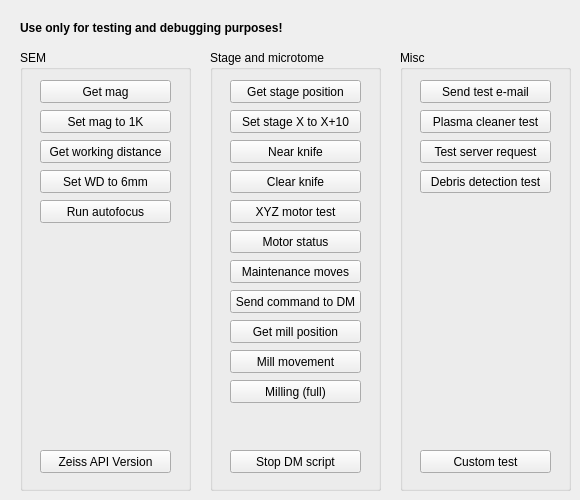
      <widget class="QWidget" name="comTests">
       <attribute name="title">
        <string>Tests</string>
       </attribute>
       <widget class="QLabel" name="label_3">
        <property name="geometry">
         <rect>
          <x>20</x>
          <y>20</y>
          <width>311</width>
          <height>16</height>
         </rect>
        </property>
        <property name="font">
         <font>
          <weight>75</weight>
          <bold>true</bold>
         </font>
        </property>
        <property name="text">
         <string>Use only for testing and debugging purposes!</string>
        </property>
       </widget>
       <widget class="QGroupBox" name="groupBox_4">
        <property name="geometry">
         <rect>
          <x>20</x>
          <y>50</y>
          <width>171</width>
          <height>441</height>
         </rect>
        </property>
        <property name="title">
         <string>SEM</string>
        </property>
        <widget class="QPushButton" name="pushButton_testGetMag">
         <property name="geometry">
          <rect>
           <x>20</x>
           <y>30</y>
           <width>131</width>
           <height>23</height>
          </rect>
         </property>
         <property name="text">
          <string>Get mag</string>
         </property>
        </widget>
        <widget class="QPushButton" name="pushButton_testSetMag">
         <property name="geometry">
          <rect>
           <x>20</x>
           <y>60</y>
           <width>131</width>
           <height>23</height>
          </rect>
         </property>
         <property name="text">
          <string>Set mag to 1K</string>
         </property>
        </widget>
        <widget class="QPushButton" name="pushButton_testZeissAPIVersion">
         <property name="geometry">
          <rect>
           <x>20</x>
           <y>400</y>
           <width>131</width>
           <height>23</height>
          </rect>
         </property>
         <property name="text">
          <string>Zeiss API Version</string>
         </property>
        </widget>
        <widget class="QPushButton" name="pushButton_testGetFocus">
         <property name="geometry">
          <rect>
           <x>20</x>
           <y>90</y>
           <width>131</width>
           <height>23</height>
          </rect>
         </property>
         <property name="text">
          <string>Get working distance</string>
         </property>
        </widget>
        <widget class="QPushButton" name="pushButton_testSetFocus">
         <property name="geometry">
          <rect>
           <x>20</x>
           <y>120</y>
           <width>131</width>
           <height>23</height>
          </rect>
         </property>
         <property name="text">
          <string>Set WD to 6mm</string>
         </property>
        </widget>
        <widget class="QPushButton" name="pushButton_testRunAutofocus">
         <property name="geometry">
          <rect>
           <x>20</x>
           <y>150</y>
           <width>131</width>
           <height>23</height>
          </rect>
         </property>
         <property name="text">
          <string>Run autofocus</string>
         </property>
        </widget>
       </widget>
       <widget class="QGroupBox" name="groupBox_6">
        <property name="geometry">
         <rect>
          <x>210</x>
          <y>50</y>
          <width>171</width>
          <height>441</height>
         </rect>
        </property>
        <property name="title">
         <string>Stage and microtome</string>
        </property>
        <widget class="QPushButton" name="pushButton_testGetStage">
         <property name="geometry">
          <rect>
           <x>20</x>
           <y>30</y>
           <width>131</width>
           <height>23</height>
          </rect>
         </property>
         <property name="text">
          <string>Get stage position</string>
         </property>
        </widget>
        <widget class="QPushButton" name="pushButton_testSetStage">
         <property name="geometry">
          <rect>
           <x>20</x>
           <y>60</y>
           <width>131</width>
           <height>23</height>
          </rect>
         </property>
         <property name="text">
          <string>Set stage X to X+10</string>
         </property>
        </widget>
        <widget class="QPushButton" name="pushButton_testNearKnife">
         <property name="geometry">
          <rect>
           <x>20</x>
           <y>90</y>
           <width>131</width>
           <height>23</height>
          </rect>
         </property>
         <property name="text">
          <string>Near knife</string>
         </property>
        </widget>
        <widget class="QPushButton" name="pushButton_testStopDMScript">
         <property name="geometry">
          <rect>
           <x>20</x>
           <y>400</y>
           <width>131</width>
           <height>23</height>
          </rect>
         </property>
         <property name="text">
          <string>Stop DM script</string>
         </property>
        </widget>
        <widget class="QPushButton" name="pushButton_testClearKnife">
         <property name="geometry">
          <rect>
           <x>20</x>
           <y>120</y>
           <width>131</width>
           <height>23</height>
          </rect>
         </property>
         <property name="text">
          <string>Clear knife</string>
         </property>
        </widget>
        <widget class="QPushButton" name="pushButton_testMotors">
         <property name="geometry">
          <rect>
           <x>20</x>
           <y>150</y>
           <width>131</width>
           <height>23</height>
          </rect>
         </property>
         <property name="text">
          <string>XYZ motor test</string>
         </property>
        </widget>
        <widget class="QPushButton" name="pushButton_testSendCommand">
         <property name="geometry">
          <rect>
           <x>20</x>
           <y>240</y>
           <width>131</width>
           <height>23</height>
          </rect>
         </property>
         <property name="text">
          <string>Send command to DM</string>
         </property>
        </widget>
        <widget class="QPushButton" name="pushButton_testMotorStatusDlg">
         <property name="geometry">
          <rect>
           <x>20</x>
           <y>180</y>
           <width>131</width>
           <height>23</height>
          </rect>
         </property>
         <property name="text">
          <string>Motor status</string>
         </property>
        </widget>
        <widget class="QPushButton" name="pushButton_testRunMaintenanceMoves">
         <property name="geometry">
          <rect>
           <x>20</x>
           <y>210</y>
           <width>131</width>
           <height>23</height>
          </rect>
         </property>
         <property name="text">
          <string>Maintenance moves</string>
         </property>
        </widget>
        <widget class="QPushButton" name="pushButton_testMillMov">
         <property name="geometry">
          <rect>
           <x>20</x>
           <y>300</y>
           <width>131</width>
           <height>23</height>
          </rect>
         </property>
         <property name="text">
          <string>Mill movement</string>
         </property>
        </widget>
        <widget class="QPushButton" name="pushButton_testMilling">
         <property name="geometry">
          <rect>
           <x>20</x>
           <y>330</y>
           <width>131</width>
           <height>23</height>
          </rect>
         </property>
         <property name="text">
          <string>Milling (full)</string>
         </property>
        </widget>
        <widget class="QPushButton" name="pushButton_testGetMillPos">
         <property name="geometry">
          <rect>
           <x>20</x>
           <y>270</y>
           <width>131</width>
           <height>23</height>
          </rect>
         </property>
         <property name="text">
          <string>Get mill position</string>
         </property>
        </widget>
       </widget>
       <widget class="QGroupBox" name="groupBox_7">
        <property name="geometry">
         <rect>
          <x>400</x>
          <y>50</y>
          <width>171</width>
          <height>441</height>
         </rect>
        </property>
        <property name="title">
         <string>Misc</string>
        </property>
        <widget class="QPushButton" name="pushButton_testSendEMail">
         <property name="geometry">
          <rect>
           <x>20</x>
           <y>30</y>
           <width>131</width>
           <height>23</height>
          </rect>
         </property>
         <property name="text">
          <string>Send test e-mail</string>
         </property>
        </widget>
        <widget class="QPushButton" name="pushButton_testPlasmaCleaner">
         <property name="geometry">
          <rect>
           <x>20</x>
           <y>60</y>
           <width>131</width>
           <height>23</height>
          </rect>
         </property>
         <property name="text">
          <string>Plasma cleaner test</string>
         </property>
        </widget>
        <widget class="QPushButton" name="pushButton_testServerRequest">
         <property name="geometry">
          <rect>
           <x>20</x>
           <y>90</y>
           <width>131</width>
           <height>23</height>
          </rect>
         </property>
         <property name="text">
          <string>Test server request</string>
         </property>
        </widget>
        <widget class="QPushButton" name="pushButton_testCustom">
         <property name="geometry">
          <rect>
           <x>20</x>
           <y>400</y>
           <width>131</width>
           <height>23</height>
          </rect>
         </property>
         <property name="text">
          <string>Custom test</string>
         </property>
        </widget>
        <widget class="QPushButton" name="pushButton_testDebrisDetection">
         <property name="geometry">
          <rect>
           <x>20</x>
           <y>120</y>
           <width>131</width>
           <height>23</height>
          </rect>
         </property>
         <property name="text">
          <string>Debris detection test</string>
         </property>
        </widget>
       </widget>
      </widget>
